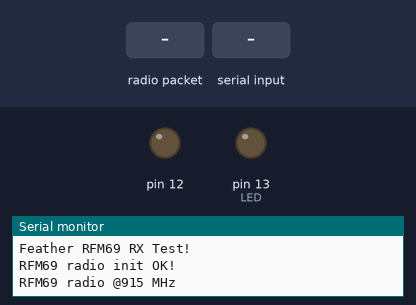
The sketch below on a simulated Arduino Mega 2560, built with avr-gcc and run on an emulated ATmega2560. On the bench: output pins drawn as LEDs (lit = HIGH), the last lines printed to the serial monitor. Dashed ring = blinking. The test bench sets the inputs (shaded band). No radio packets arrive unless stated; pins used as bus, display or sensor lines are not drawn.

Above: at 3.6 s.
3.7 s: radio packet "#" arrives
At 3.85 s:
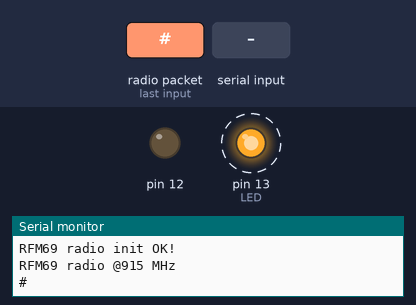
6.7 s: radio packet "3" arrives
At 7.4 s:
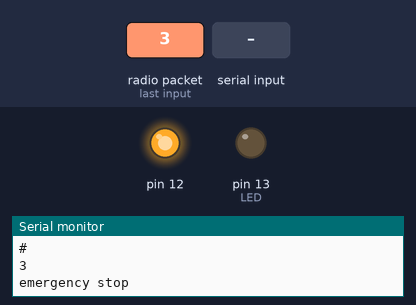
8.2 s: "#" received over the second serial link
At 8.6 s:
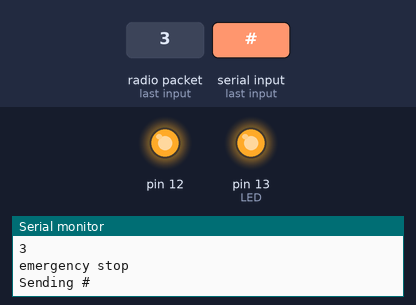
9.7 s: radio packet "1" arrives
At 9.85 s:
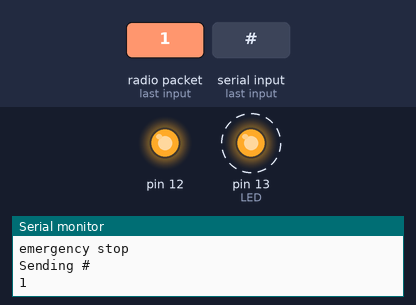
11.4 s: "3" received over the second serial link
At 12.5 s:
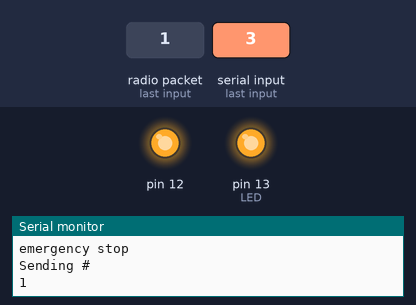
Timing chart, 0 to 13.9 s (numbered marks = the images above; inputs shaded):
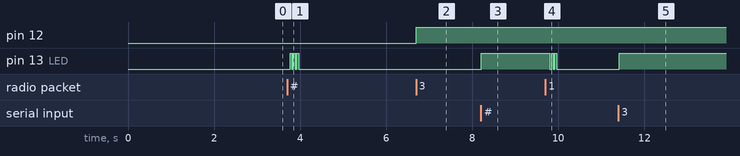

The sketch:

Device_Transceiver.ino
```cpp
// rf69 demo tx rx.pde
// -*- mode: C++ -*-
// Example sketch showing how to create a simple messageing client
// with the RH_RF69 class. RH_RF69 class does not provide for addressing or
// reliability, so you should only use RH_RF69  if you do not need the higher
// level messaging abilities.
// It is designed to work with the other example rf69_server.
// Demonstrates the use of AES encryption, setting the frequency and modem
// configuration

#include <SPI.h>
#include <RH_RF69.h>

/************ Radio Setup ***************/

// Change to 434.0 or other frequency, must match RX's freq!
#define RF69_FREQ 915.0


  #define RFM69_INT     2  //
  #define RFM69_CS      7  //
  #define RFM69_RST     3  // "A"
  #define LED           13


bool pc_serial = true;
// Singleton instance of the radio driver
RH_RF69 rf69(RFM69_CS, RFM69_INT);

int16_t packetnum = 0;  // packet counter, we increment per xmission

void setup()
{
  pinMode(12, OUTPUT);
  digitalWrite(12, LOW);
  delay(2000);
  if(pc_serial)Serial.begin(9600);
  Serial1.begin(9600);
  while (!Serial1) { delay(10); } // wait until Serial1 console is open, remove if not tethered to computer
  //if(pc_serial) while (!Serial) { delay(10); } // wait until Serial1 console is open, remove if not tethered to computer
  delay(200);
  if(pc_serial) Serial.println("Begin");


  pinMode(LED, OUTPUT);
  pinMode(RFM69_RST, OUTPUT);
  digitalWrite(RFM69_RST, LOW);

  if(pc_serial) Serial.println("Feather RFM69 RX Test!");
  if(pc_serial) Serial.println();

  // manual reset
  digitalWrite(RFM69_RST, HIGH);
  delay(100);
  digitalWrite(RFM69_RST, LOW);
  delay(100);


  if (!rf69.init()) {
    if(pc_serial) Serial.println("RFM69 radio init failed");
    while (1);
  }

  if(pc_serial)Serial.println("RFM69 radio init OK!");

  // Defaults after init are 434.0MHz, modulation GFSK_Rb250Fd250, +13dbM (for low power module)
  // No encryption
  if (!rf69.setFrequency(RF69_FREQ)) {
    if(pc_serial) Serial.println("setFrequency failed");
  }

  // If you are using a high power RF69 eg RFM69HW, you *must* set a Tx power with the
  // ishighpowermodule flag set like this:
  rf69.setTxPower(20, true);  // range from 14-20 for power, 2nd arg must be true for 69HCW

  // The encryption key has to be the same as the one in the server
  uint8_t key[] = { 0x01, 0x02, 0x03, 0x04, 0x05, 0x06, 0x07, 0x08,
                    0x01, 0x02, 0x03, 0x04, 0x05, 0x06, 0x07, 0x08};
  rf69.setEncryptionKey(key);

  pinMode(LED, OUTPUT);

  if(pc_serial) {Serial.print("RFM69 radio @");  Serial.print((int)RF69_FREQ);  Serial.println(" MHz");}

}

// send telemetry packet without timeout
void SendTelemetryPacket(String telemetryPacket){
  if(pc_serial){Serial.print("Sending "); Serial.println(telemetryPacket);}
  char telemetryPacketArray[31];
  telemetryPacket.toCharArray(telemetryPacketArray, 30);
  // Send a message!
  rf69.send((uint8_t *)telemetryPacketArray, strlen(telemetryPacketArray));
}

void loop() {
 delay(10);

 // receive commands here
 // ============ RX ================ //
 if (rf69.available()) {

    //Serial.println("y");
    // Should be a message for us now
    uint8_t buf[RH_RF69_MAX_MESSAGE_LEN];
    uint8_t len = sizeof(buf);
    if (rf69.recv(buf, &len)) {
      if (!len) return;
      buf[len] = 0;
      // print results to mega
      Serial1.println((char*)buf);
      if(pc_serial)Serial.println((char*)buf);
      String myMessage = (char*)buf;
      if(myMessage[0] == '3'){
        // emergency stop
        if(pc_serial)Serial.println("emergency stop");
        digitalWrite(12, HIGH);

      }
      else if(myMessage[0] == '4'){
        if(pc_serial)Serial.println("resume");
        digitalWrite(12, LOW);
      }
      else {
        // Send a reply!
        uint8_t data[] = "acknowledged";
        rf69.send(data, sizeof(data));
        rf69.waitPacketSent();
        Blink(LED, 40, 3); //blink LED 3 times, 40ms between blinks
      }
    } else {
      //Serial1.println("Receive failed");
    }
  }

  // ================= TX ==============//

  // read Serial1 for telemetry data.
  // Send telemetry data (without acknowledgement) to dongle over radio
  // if serial has valid telemetry data (starts with # character):
    // telemetry in #xxx,yyy,zzz format - euler rotations as integer
    // SendTelemetryPacket(String telemetryPacket)

  if(Serial1.available()){

    String  message;
    while(Serial1.available() > 0){
      delay(5);
      digitalWrite(LED_BUILTIN, HIGH);
      if (Serial1.available() >0) {
        char c = Serial1.read();  //gets one byte from serial buffer
        message += c; //makes the string readString
      }
    }
    // telemetry format in euler angles #xxx,yyy,zzz
    if(message != ""){
      if(message[0] == '#') {
        SendTelemetryPacket(message);
        //Serial.println("Valid message" + message);
      }
      else{
        //Serial.println("Invalid message " + message);
      }
    }
    }


}


void Blink(byte PIN, byte DELAY_MS, byte loops) {
  for (byte i=0; i<loops; i++)  {
    digitalWrite(PIN,HIGH);
    delay(DELAY_MS);
    digitalWrite(PIN,LOW);
    delay(DELAY_MS);
  }
}
```

Measured:
- after the input at 3.7 s, pin 13 (LED): alternates HIGH for 0.04 s and LOW for 0.04 s, 6 changes in all, then stays LOW, starting after 0.07 s
- after the input at 6.7 s, pin 12: LOW → HIGH at once
- after the input at 8.2 s, pin 13 (LED): LOW → HIGH at once
- after the input at 9.7 s, pin 13 (LED): alternates HIGH for 0.04 s and LOW for 0.04 s, 5 changes in all, then stays LOW, starting after 0.10 s
- after the input at 11.4 s, pin 13 (LED): LOW → HIGH at once
